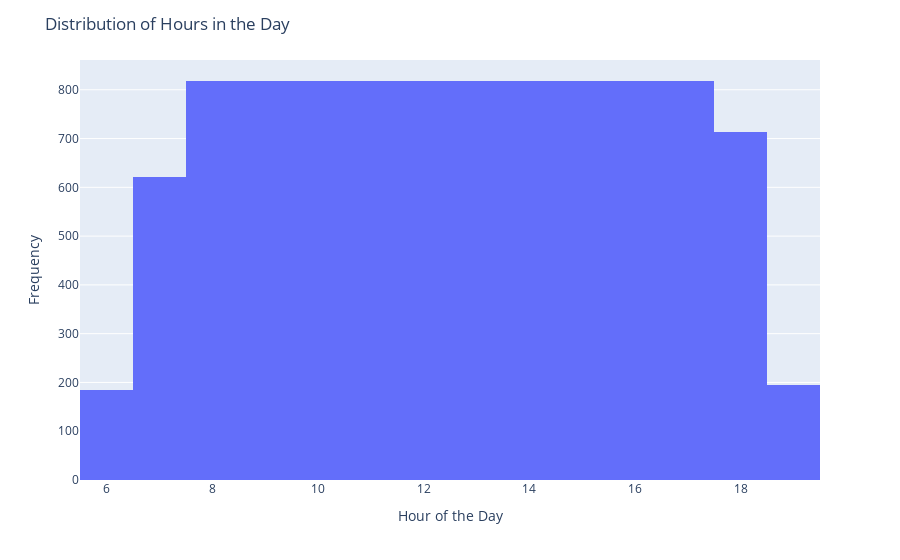

Notebook code for this chart:
### Code cell
fig = plt.plot(x = pd.to_datetime(df_weather.reset_index()['time_in_iso8601']).dt.hour,y= df_weather['is_day_in_'], data_frame=df_weather, kind='hist')
fig.update_layout(
    title='Distribution of Hours in the Day',
    xaxis=dict(title='Hour of the Day'),
    yaxis=dict(title='Frequency')
)

### Figure 1 — Plotly figure (JSON) as saved in the notebook; plotly's stock layout.template omitted (floating-point values rounded to 4 significant figures; data arrays with more than 128 entries replaced by an {"elided": "..."} marker saying what was removed)
{"data": [{"alignmentgroup": "True", "bingroup": "x", "histfunc": "sum", "hovertemplate": "x=%{x}<br>sum of is_day_in_=%{y}<extra></extra>", "legendgroup": "", "marker": {"color": "#636efa", "pattern": {"shape": ""}}, "name": "", "offsetgroup": "", "orientation": "v", "showlegend": false, "type": "histogram", "x": {"elided": "19629 int values"}, "xaxis": "x", "y": {"elided": "19629 int values"}, "yaxis": "y"}], "layout": {"barmode": "relative", "legend": {"tracegroupgap": 0}, "margin": {"t": 60}, "title": {"text": "Distribution of Hours in the Day"}, "xaxis": {"anchor": "y", "domain": [0, 1], "title": {"text": "Hour of the Day"}}, "yaxis": {"anchor": "x", "domain": [0, 1], "title": {"text": "Frequency"}}}}
